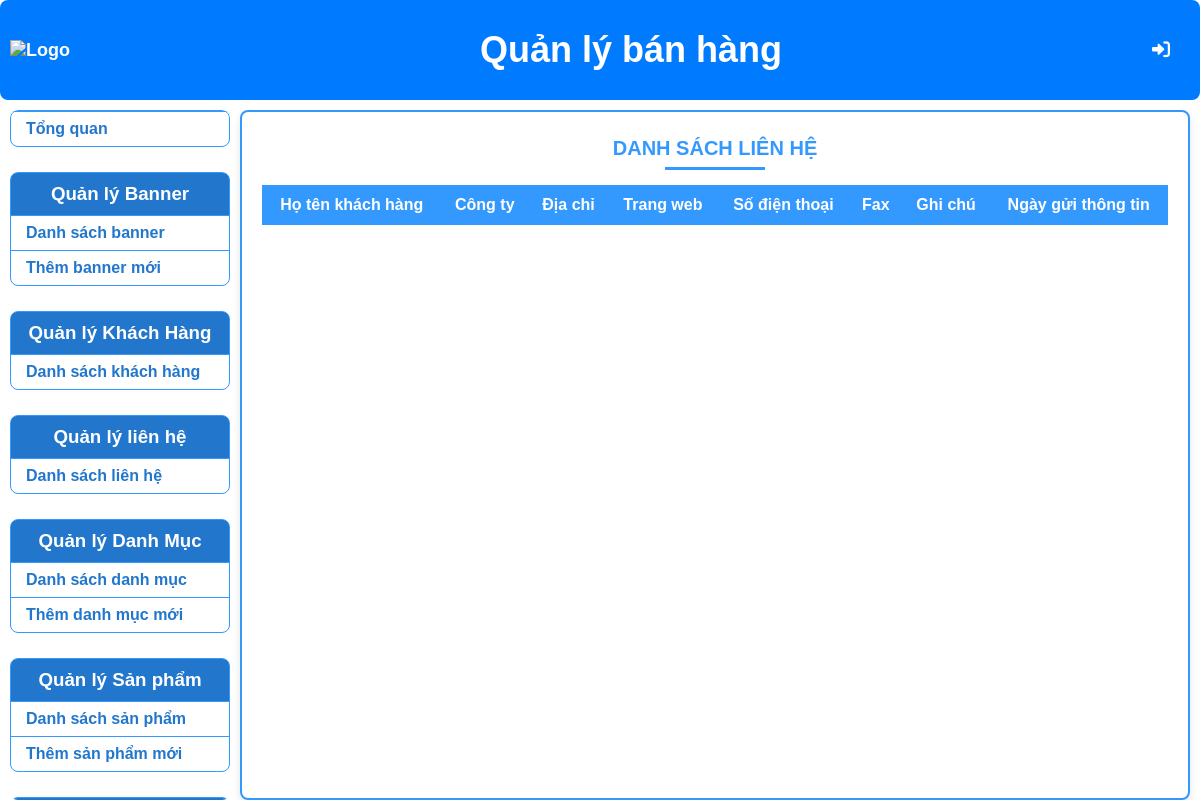
Before: /admin/index.php?controller=contact&action=list with the older database file.
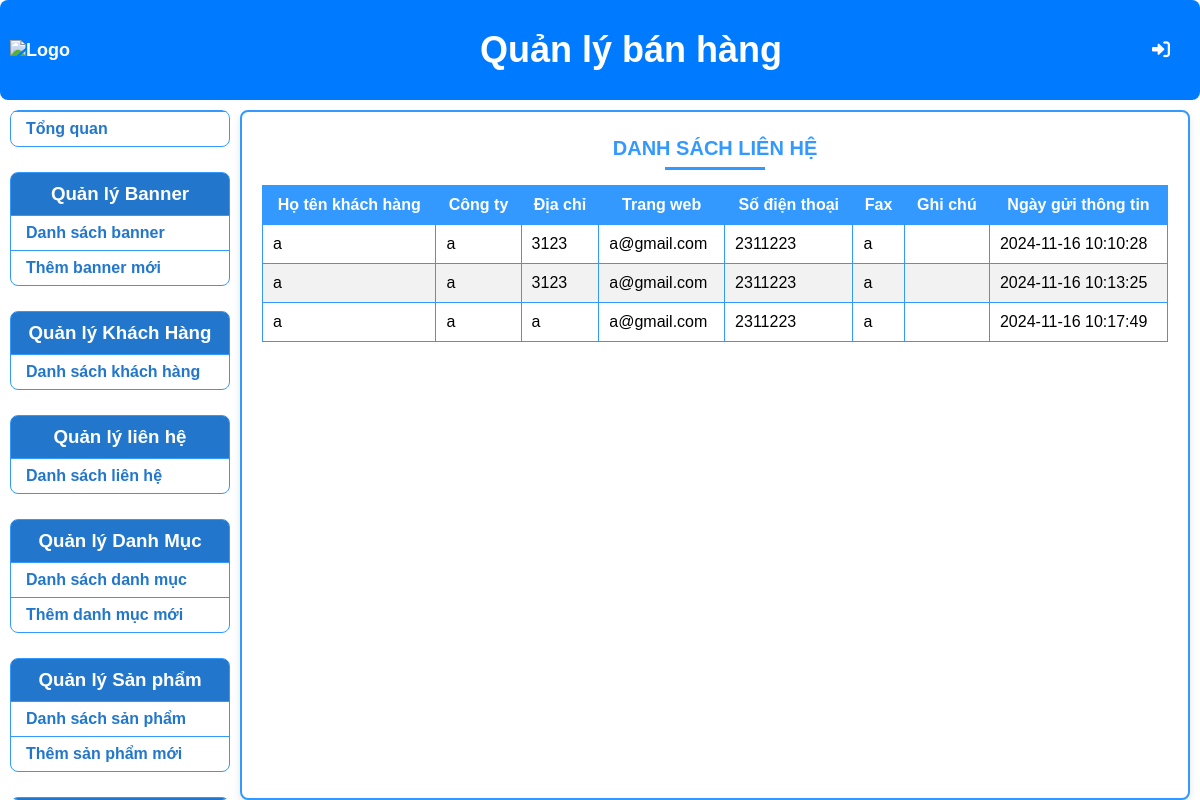
After: the same page with the newer database file.
### tables this page shows
CREATE TABLE `contacts` (
  `id` int(11) NOT NULL,
  `full_name` varchar(255) NOT NULL,
  `company` varchar(255) DEFAULT NULL,
  `address` varchar(255) DEFAULT NULL,
  `email` varchar(255) NOT NULL,
  `website` varchar(255) DEFAULT NULL,
  `phone` varchar(50) DEFAULT NULL,
  `fax` varchar(50) DEFAULT NULL,
  `created_at` timestamp NOT NULL DEFAULT current_timestamp()
);

### admin/controllers/ContactController.php (called while the page is built, shortened)
<?php
require_once 'Models/Contact.php';
class ContactController {
    private $contactModel;
    public function __construct() {
        $database = new Database();
        $db = $database->getConnection();
        $this->contactModel = new Contact($db);
    }
    public function index() {
        $contacts = $this->contactModel->getAllContact();
        if (!$contacts) {
            $contacts = [];
        }
        require 'Views/Contact/list.php';
    }
}

### admin/index.php (called while the page is built, shortened)
<?php
$mainController = new MainController();
$mainController->handleRequest();
?>

### admin/models/Contact.php (called while the page is built)
<?php
class Contact {
    private $conn;
    public function __construct($db) {
        $this->conn = $db;
    }
    public function getAllContact() {
        $sql = "SELECT * FROM contacts";
        $stmt = $this->conn->prepare($sql);
        $stmt->execute();
        return $stmt->fetchAll(PDO::FETCH_ASSOC);
    }
}

### admin/views/Contact/list.php (the view, shortened to what this page needs)
<!DOCTYPE html>
<html lang="vi">
<head>
    <link rel="stylesheet" href="Styles/styles.css">
</head>
<body>
    <?php include 'Views/header.php'; ?>
    <div class="main-container">
        <?php include 'Views/sidebar.php'; ?>
        <div class="main-content">
            <h2>Danh sách liên hệ</h2>
            <table class="table">
                <thead>
                    <tr>
                        <th>Họ tên khách hàng</th>
                        <th>Công ty</th>
                        <th>Địa chỉ</th>
                        <th>Trang web</th>
                        <th>Số điện thoại</th>
                        <th>Fax</th>
                        <th>Ghi chú</th>
                        <th>Ngày gửi thông tin</th>
                    </tr>
                </thead>
                <tbody>
                <?php
                foreach ($contacts as $contact) {
                    echo "<tr>";
                    echo "<td>" . htmlspecialchars($contact['full_name']) . "</td>";
                    echo "<td>" . htmlspecialchars($contact['company']) . "</td>";
                    echo "<td>" . htmlspecialchars($contact['address']) . "</td>";
                    echo "<td>" . htmlspecialchars($contact['email']) . "</td>";
                    echo "<td>" . htmlspecialchars($contact['phone']) . "</td>";
                    echo "<td>" . htmlspecialchars($contact['fax']) . "</td>";
                    echo "<td>" . htmlspecialchars($contact['note']) . "</td>";
                    echo "<td>" . htmlspecialchars($contact['created_at']) . "</td>";
                    echo "</tr>";
                }
                ?>
                </tbody>
            </table>
        </div>
    </div>
</body>
</html>

Changed rows visible on the page:
added contacts: full_name "a", company "a", address "3123", email "a@gmail.com", phone "2311223", fax "a", created_at "2024-11-16 10:10:28"
added contacts: full_name "a", company "a", address "3123", email "a@gmail.com", phone "2311223", fax "a", created_at "2024-11-16 10:13:25"
added contacts: full_name "a", company "a", address "a", email "a@gmail.com", phone "2311223", fax "a", created_at "2024-11-16 10:17:49"
